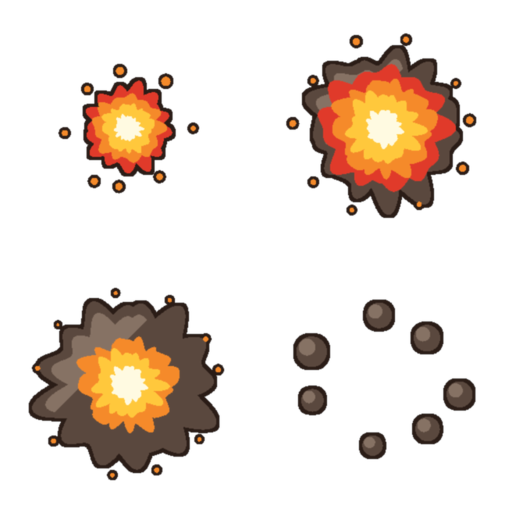
#> input picture art_src/vfx/raw/_ref_hit_explode.png, 1024 x 1024 px, found by its file name (shown at 1/2 size); its folder holds only this picture in this run
$ python process_ui_icons.py ../../../art_src/vfx/raw/_ref_hit_explode.png
#> lines starting #> are read from the running program, lines starting #| are printed output that depends on the picture
#!/usr/bin/env python3
"""把 4x4 洋红底图标大图切成 16 张透明 PNG，压平渐变，归一化成统一画布。

为什么不用 rembg：这批图标有很粗的深色描边，rembg 常把描边外沿一起吃掉；
底色是纯洋红，键控更准也更快。

为什么要归一化成正方形画布：UiKit.Icon 用 preserveAspect 渲染，
如果按内容紧裁，宽扁的「横扫」和瘦高的「墨瓶」在同一个 size 下视觉大小会差很多。
统一放进 128x128、内容占 82%，各图标的视觉重量才一致。

    .venv-mock/bin/python docs/prompt/ui/process_ui_icons.py [大图名] [--flat N]

大图名默认 ui_icons_flat3.png。--flat N 指定量化色数，0 表示不压平。
"""
import os
import sys
from collections import Counter

from PIL import Image, ImageFilter

ASSETS = os.environ.get(
    "GAME_ASSETS", "/Users/rosa/rosa_games/game_assets/black-rosa/assets")
SPLIT = os.path.join(ASSETS, "split")
NOBG = os.path.join(ASSETS, "nobg")
FINAL = os.path.join(ASSETS, "final")

CANVAS = 128
CONTENT = 0.82          # 内容占画布比例
COLS, ROWS = 4, 4

NAMES = [
    "ico_damage", "ico_guns", "ico_rate", "ico_gold",
    "ico_hp", "ico_burst", "ico_halt", "ico_rage",
    "ico_sweep", "ico_splash", "ico_mend", "ico_stamina",
    "ico_ink", "ico_star", "ico_energy", "ico_lock",
]

SRC = "ui_icons_flat3.png"
FLAT = 6
CONTACT = "_contact.png"
_args = sys.argv[1:]
if _args and not _args[0].startswith("--"):
    SRC = _args.pop(0)


def _opt(flag, cast=str, default=None):
    if flag not in _args:
        return default
    return cast(_args[_args.index(flag) + 1])


FLAT = _opt("--flat", int, FLAT)
# 底栏图标是单独一张 2x2 的图，网格和名字都和主图标表不一样，
# 所以这三项可以从命令行覆盖，不用再抄一份两百行的切图流程。
COLS = _opt("--cols", int, COLS)
ROWS = _opt("--rows", int, ROWS)
CANVAS = _opt("--canvas", int, CANVAS)
_names = _opt("--names", str)
if _names:
    NAMES = _names.split(",")
CONTACT = _opt("--contact", str, CONTACT)
RAW = os.path.join(ASSETS, "raw", SRC)


def bg_color(img):
    """从四条边采样背景色，用中位数避免个别像素带偏。"""
    w, h = img.size
    px = img.load()
    samples = []
    for x in range(0, w, 4):
        samples.append(px[x, 0][:3])
        samples.append(px[x, h - 1][:3])
    for y in range(0, h, 4):
        samples.append(px[0, y][:3])
        samples.append(px[w - 1, y][:3])
    samples.sort()
    return samples[len(samples) // 2]


def key_out(cell, bg, t0=58.0, t1=104.0):
    """洋红键控。先按色距算 alpha，再腐蚀 1px 去掉彩色毛边，最后轻微羽化。"""
    cell = cell.convert("RGBA")
    w, h = cell.size
    px = cell.load()
    br, bg_, bb = bg
    alpha = Image.new("L", (w, h))
    ap = alpha.load()
    span = max(1.0, t1 - t0)
    for y in range(h):
        for x in range(w):
            r, g, b, _ = px[x, y]
            d = ((r - br) ** 2 + (g - bg_) ** 2 + (b - bb) ** 2) ** 0.5
            t = (d - t0) / span
            ap[x, y] = 0 if t <= 0 else (255 if t >= 1 else int(t * 255))
    # 腐蚀一圈去洋红毛边。腐蚀量必须跟着格子尺寸走：2048 的大图每格 512px，
    # 溢色带有好几像素宽，只腐蚀 1px 会把洋红残留留在深描边里 —— 量化时它会被
    # 固化成一个栗红色槽（实测最暗色出现 (124,36,61) 这种 R、B 同时高过 G 的值），
    # 16 张图的描边色就散了。描边本身很厚，按比例掉 2~3px 在成品 128px 上看不出来。
    k = 3 if w < 200 else (5 if w < 400 else 7)
    alpha = alpha.filter(ImageFilter.MinFilter(k))
    alpha = alpha.filter(ImageFilter.GaussianBlur(max(0.6, w / 420.0)))
    cell.putalpha(alpha)
    return cell


def drop_bleed(img, keep_ratio=0.30, thr=40):
    """丢掉邻格越界进来的碎片。

    等分切格时，相邻图标的尖端会越过边界落进本格；归一化按包围盒算，
    碎片会把包围盒撑大，真图标就被缩小还偏心。
    判据：连通块「贴着格子边缘」且「面积远小于主体」才删 —— 真图标四周有
    留白不会碰边，而越界碎片必然碰边。这样又不会误删速度线、定身的小顿点
    那类合法的分离细节（它们不碰边）。
    """
    w, h = img.size
    a = img.split()[3].load()
    label = [[0] * w for _ in range(h)]
    comps = []          # (面积, 是否碰边, 像素表)
    cur = 0
    for sy in range(h):
        for sx in range(w):
            if a[sx, sy] <= thr or label[sy][sx]:
                continue
            cur += 1
            stack = [(sx, sy)]
            label[sy][sx] = cur
            pix = []
            edge = False
            while stack:
                x, y = stack.pop()
                pix.append((x, y))
                if x == 0 or y == 0 or x == w - 1 or y == h - 1:
                    edge = True
                for nx, ny in ((x + 1, y), (x - 1, y), (x, y + 1), (x, y - 1)):
                    if 0 <= nx < w and 0 <= ny < h and not label[ny][nx] and a[nx, ny] > thr:
                        label[ny][nx] = cur
                        stack.append((nx, ny))
            comps.append((len(pix), edge, pix))
    if not comps:
        return img, 0
    biggest = max(c[0] for c in comps)
    alpha = img.split()[3]
    ap = alpha.load()
    killed = 0
    for area, edge, pix in comps:
        if edge and area < biggest * keep_ratio:
            for x, y in pix:
                ap[x, y] = 0
            killed += 1
    img = img.copy()
    img.putalpha(alpha)
    return img, killed


def flatten(img, colors=FLAT):
    """把柔和渐变压成硬边平涂色块。

    生图模型对球体、圆柱这类有体积感的形状总会偷偷加径向明暗，提示词里
    反复禁止也压不住（试了三版，炮弹和双炮始终是渐变）。与其继续和模型较劲，
    不如后处理里用**无抖动**的调色板量化直接压平 —— 出来就是风格参考板那种
    硬边色阶。这一步在 256px 上做，缩到 128px 时抗锯齿会自然回来，不留锯齿边。
    """
    if colors <= 0:
        return img
    a = img.split()[3]
    rgb = img.convert("RGB")
    px, ap = rgb.load(), a.load()
    # 透明区还留着原来的洋红，直接量化会白占调色板槽位，
    # 先涂成不透明区里最常见的颜色，让它并进已有色槽。
    hist = Counter()
    for y in range(0, img.height, 2):
        for x in range(0, img.width, 2):
            if ap[x, y] > 200:
                hist[px[x, y]] += 1
    fill = hist.most_common(1)[0][0] if hist else (128, 128, 128)
    for y in range(img.height):
        for x in range(img.width):
            if ap[x, y] < 8:
                px[x, y] = fill
    q = rgb.quantize(colors=colors, method=Image.Quantize.MEDIANCUT,
                     dither=Image.Dither.NONE).convert("RGB")
    out = q.convert("RGBA")
    out.putalpha(a)
    return out


def normalize(img):
    """裁到内容包围盒，等比缩放进 CANVAS，居中。"""
    bbox = img.getbbox()
    if bbox is None:
        return Image.new("RGBA", (CANVAS, CANVAS), (0, 0, 0, 0))
    art = img.crop(bbox)
    box = int(CANVAS * CONTENT)
    scale = box / max(art.width, art.height)
    art = art.resize((max(1, round(art.width * scale)),
                      max(1, round(art.height * scale))), Image.LANCZOS)
    out = Image.new("RGBA", (CANVAS, CANVAS), (0, 0, 0, 0))
    out.paste(art, ((CANVAS - art.width) // 2, (CANVAS - art.height) // 2))
    return out


def main():
    if not os.path.exists(RAW):
        sys.exit("找不到原图：" + RAW)
    for d in (SPLIT, NOBG, FINAL):
        os.makedirs(d, exist_ok=True)

    sheet = Image.open(RAW).convert("RGBA")
    bg = bg_color(sheet)
#> after the loop in bg_color, `for x in range(0, w, 4):`: samples = 512 items, first 6: (255, 255, 255), (255, 255, 255), (255, 255, 255), (255, 255, 255), (255, 255, 255), (255, 255, 255)
#> after the loop in bg_color, `for y in range(0, h, 4):`: samples = 1024 items, first 6: (255, 255, 255), (255, 255, 255), (255, 255, 255), (255, 255, 255), (255, 255, 255), (255, 255, 255)
#> bg = (255, 255, 255)
    print("原图 =", SRC, " 背景色 =", bg, " 尺寸 =", sheet.size, " 量化色数 =", FLAT)
#| 原图 = ../../../art_src/vfx/raw/_ref_hit_explode.png  背景色 = (255, 255, 255)  尺寸 = (1024, 1024)  量化色数 = 6
    cw, ch = sheet.width // COLS, sheet.height // ROWS
#> cw = 256; ch = 256

    done = []
    for i, name in enumerate(NAMES):
        cx, cy = i % COLS, i // COLS
        cell = sheet.crop((cx * cw, cy * ch, (cx + 1) * cw, (cy + 1) * ch))
        cell.save(os.path.join(SPLIT, name + ".png"))
        cut = key_out(cell, bg)
        cut, killed = drop_bleed(cut)
        cut = flatten(cut)
        cut.save(os.path.join(NOBG, name + ".png"))
        final = normalize(cut)
        fp = os.path.join(FINAL, name + ".png")
        final.save(fp, optimize=True)
        done.append((name, os.path.getsize(fp), final.getbbox(), killed))
#> this loop made 16 passes
#> (killed, bbox in normalize) on passes 1 to 12: (1, (127, 127, 256, 256)), (1, (0, 146, 143, 256)), (1, (60, 69, 256, 256)), (0, (0, 66, 185, 256)), (1, (117, 0, 256, 131)), (1, (0, 0, 143, 112)), (1, (66, 0, 256, 179)), (0, (0, 0, 171, 181)), (0, (64, 63, 256, 256)), (0, (0, 77, 193, 256)), (0, (74, 86, 256, 229)), (2, (0, 86, 178, 256))
#> pass 1, in main, `cell = sheet.crop((cx * cw, cy * ch, (cx + 1) * cw, (cy + 1) * ch))`:
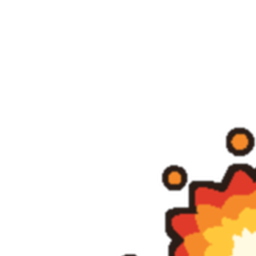
#> cell: PIL image 256x256 RGBA; mean R, G, B, A 246.7, 237.7, 231.1, 255
#> pass 1, in key_out, `alpha = alpha.filter(ImageFilter.MinFilter(k))`:
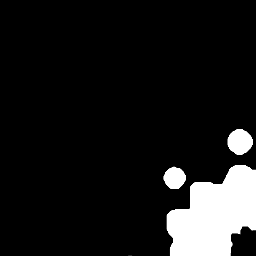
#> alpha: PIL image 256x256 L; min 0, max 255, mean 25.4
#> after the loop:
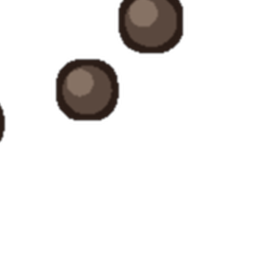
#> cell: PIL image 256x256 RGBA; mean R, G, B, A 237.4, 235.8, 234.9, 255
#> after the loop:
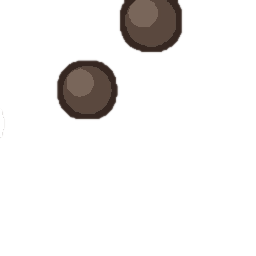
#> cut: PIL image 256x256 RGBA; mean R, G, B, A 89.4, 71.5, 61.6, 22.7; transparent parts drawn white
#> after the loop:
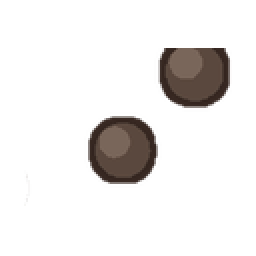
#> final: PIL image 128x128 RGBA (shown 2 times larger); mean R, G, B, A 10.4, 8.3, 7.2, 29.1; transparent parts drawn white
#> after the loop, done = 16 items

    total = 0
    for name, size, bbox, killed in done:
        total += size
        tag = f"  清掉越界碎片 {killed}" if killed else ""
        print(f"  {name:<13} {size/1024:6.1f} KB  bbox={bbox}{tag}")
#> this loop made 16 passes
#> (name, size, bbox, killed, total, tag) on passes 1 to 10: ('ico_damage', 6883, (12, 12, 116, 116), 1, 6883, '  清掉越界碎片 1'), ('ico_guns', 5152, (12, 24, 116, 104), 1, 12035, '  清掉越界碎片 1'), ('ico_rate', 6687, (12, 14, 116, 113), 1, 18722, '  清掉越界碎片 1'), ('ico_gold', 6552, (13, 12, 114, 116), 0, 25274, ''), ('ico_hp', 5849, (12, 15, 116, 113), 1, 31123, '  清掉越界碎片 1'), ('ico_burst', 4717, (12, 23, 116, 104), 1, 35840, '  清掉越界碎片 1'), ('ico_halt', 5892, (12, 15, 116, 113), 1, 41732, '  清掉越界碎片 1'), ('ico_rage', 6615, (15, 12, 113, 116), 0, 48347, ''), ('ico_sweep', 6624, (12, 12, 115, 116), 0, 54971, ''), ('ico_splash', 6071, (12, 16, 116, 112), 0, 61042, '')
#|   ico_damage       6.7 KB  bbox=(12, 12, 116, 116)  清掉越界碎片 1
#|   ico_guns         5.0 KB  bbox=(12, 24, 116, 104)  清掉越界碎片 1
#|   ico_rate         6.5 KB  bbox=(12, 14, 116, 113)  清掉越界碎片 1
#|   ico_gold         6.4 KB  bbox=(13, 12, 114, 116)
#|   ico_hp           5.7 KB  bbox=(12, 15, 116, 113)  清掉越界碎片 1
#|   ico_burst        4.6 KB  bbox=(12, 23, 116, 104)  清掉越界碎片 1
#|   ico_halt         5.8 KB  bbox=(12, 15, 116, 113)  清掉越界碎片 1
#|   ico_rage         6.5 KB  bbox=(15, 12, 113, 116)
#> (further printed lines are left out)
#> after the loop, total = 89423
    print(f"共 {len(done)} 张，合计 {total/1024:.0f} KB")
#| 共 16 张，合计 87 KB

    # 对照表，方便一眼检查有没有抠坏
    pad = 8
    sheet_w = (CANVAS + pad) * COLS + pad
    sheet_h = (CANVAS + pad) * ROWS + pad
    contact = Image.new("RGBA", (sheet_w, sheet_h), (150, 150, 150, 255))
    for i, name in enumerate(NAMES):
        im = Image.open(os.path.join(FINAL, name + ".png"))
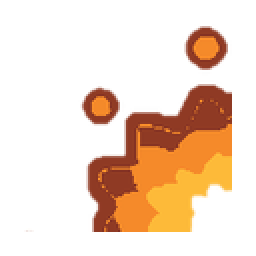
#> im: PIL image 128x128 RGBA (shown 2 times larger); mean R, G, B, A 56.9, 31.3, 11.7, 66; transparent parts drawn white
        x = pad + (i % COLS) * (CANVAS + pad)
        y = pad + (i // COLS) * (CANVAS + pad)
        contact.alpha_composite(im, (x, y))
    cp = os.path.join(FINAL, CONTACT)
    contact.convert("RGB").save(cp)
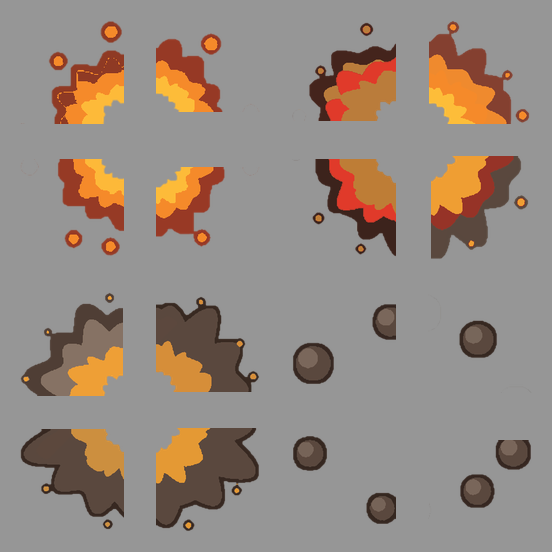
#> saved as _contact.png: PIL image 552x552 RGB; mean R, G, B 149.7, 136.8, 127.5
    print("对照表 →", cp)
#| 对照表 → /Users/rosa/rosa_games/game_assets/black-rosa/assets/final/_contact.png


if __name__ == "__main__":
    main()
